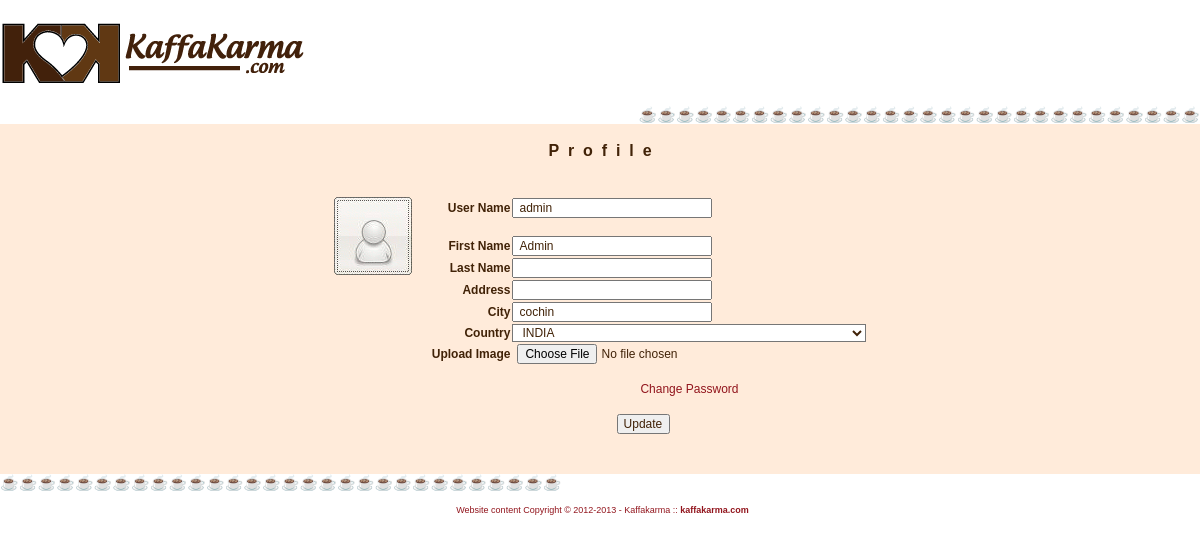
The app's page /profile.php (signed in) with its own data.
### tables this page shows
CREATE TABLE IF NOT EXISTS `users` (
  `id` int(10) unsigned NOT NULL AUTO_INCREMENT,
  `user_name` varchar(100) NOT NULL DEFAULT '',
  `userpassword` varchar(32) NOT NULL DEFAULT '',
  `usertype_id` tinyint(3) unsigned NOT NULL DEFAULT '3',
  `firstname` varchar(100) NOT NULL DEFAULT '',
  `lastname` varchar(100) NOT NULL DEFAULT '',
  `emailid` varchar(100) NOT NULL DEFAULT '',
  `address` varchar(255) DEFAULT NULL,
  `city_id` varchar(100) DEFAULT NULL,
  `state_id` int(10) unsigned DEFAULT NULL,
  `country_id` smallint(5) unsigned DEFAULT NULL,
  `ipaddress` varchar(16) DEFAULT NULL,
  `registrationdate` datetime NOT NULL,
  `lastlogin` datetime DEFAULT NULL,
  `userstatus_id` tinyint(3) unsigned NOT NULL DEFAULT '2',
  `image` varchar(255) DEFAULT NULL,
  `securityquestion_id` int(11) DEFAULT NULL,
  `answer` varchar(255) DEFAULT NULL,
  PRIMARY KEY (`id`),
  UNIQUE KEY `user_name` (`user_name`),
  KEY `usertype_id` (`usertype_id`),
  KEY `userstatus_id` (`userstatus_id`)
);

CREATE TABLE IF NOT EXISTS `cities` (
  `id` int(10) unsigned NOT NULL AUTO_INCREMENT,
  `city_name` varchar(100) NOT NULL DEFAULT '',
  `state_id` int(10) unsigned DEFAULT NULL,
  `country_id` int(10) unsigned DEFAULT NULL,
  PRIMARY KEY (`id`),
  UNIQUE KEY `country_id` (`country_id`,`state_id`,`city_name`),
  KEY `state_id` (`state_id`)
);

CREATE TABLE IF NOT EXISTS `countries` (
  `id` smallint(5) unsigned NOT NULL AUTO_INCREMENT,
  `country` varchar(100) NOT NULL,
  `country_name` varchar(100) NOT NULL,
  `iso2` char(2) NOT NULL,
  `iso3` char(3) DEFAULT NULL,
  `numericcode` smallint(6) DEFAULT NULL,
  PRIMARY KEY (`id`),
  UNIQUE KEY `country_name` (`country_name`),
  UNIQUE KEY `iso2` (`iso2`)
);

### profile.php (called while the page is built, shortened)
<?php session_start();
$current_url = $_SERVER['PHP_SELF'];
require(ROOT_PATH.'include/class/class_gspage/class_gspage.php');
$page = new gsPage;
    $page->current_url = $current_url;
    $page->title = "Kaffakarma.com";
    $page->page_name = 'profile';
    $page->layout = 'default.html';
    $page->conf_list = array("conf.php");
    $page->menuconf_list = array("menu_conf.php");
    $page->connection_list = array("connection.php",);
    $page->function_list = array("functions.php","image.php");
    $page->class_list = array("class_user.php","class_city.php","class_country.php","class_image.php");
    $index=0;
    $content_list[$index]['file_name']='inc_language.php';
    $content_list[$index]['var_name']='language';
    $index++;
    $content_list[$index]['file_name']='inc_menu.php';
    $content_list[$index]['var_name']='menu';
    $page->content_list = $content_list;
    $page->plugin_path = 'plugins/user/';
    $page->plugin = 'profile';
    $page->get_plugin();
?>

### plugins/user/profile/conf/profile.php (called while the page is built, shortened)
<?php
$CAP_pagecaption = "P&nbsp;&nbsp;r&nbsp;&nbsp;o&nbsp;&nbsp;f&nbsp;&nbsp;i&nbsp;&nbsp;l&nbsp;&nbsp;e";
$CAP_username = "User Name";
$CAP_firstname = "First Name";
$CAP_lastname = "Last Name";
$CAP_address = "Address";
$CAP_city = "City";
$CAP_country = "Country";
$CAP_upload_image = "Upload Image";
$CAP_LIN_change_password = "Change Password";
$LIN_file_name_change_password = "change_passwd.php";
$CAP_OBJ_update = "Update";
?>

### plugins/user/profile/code/profile.php (called while the page is built, shortened)
<?php
 $myuser = new User();
 $myuser->connection = $myconnection;
 $myuser->usertype_id = $_SESSION[SESSION_TITLE.'usertypeid'];
 $mycity = new City();
 $mycity->connection = $myconnection;
 $mycountry = new country($myconnection);
 $mycountry->connection = $myconnection;
 $data_country = $mycountry->get_list_array();
$myuser->id = $_SESSION[SESSION_TITLE.'userid'];
$data_user = $myuser->get_detail();
$image = $myuser->image;
if ( $myuser->image != "" ) {
    $ext = explode('.', $myuser->image);
    $ext = $ext[count($ext)-1];
    $user_image = USER_DIR . $myuser->id . '.' . $ext;
}else{
    $user_image = USER_DIR . 'user.gif';
}
if ( $myuser->city_id != "" ){
    $mycity->id = $myuser->city_id;
    $mycity->get_detail();
    $city_name = $mycity->city_name;
}
 ?>

### include/class/class_user/class_user.php (called while the page is built, shortened)
<?php
class User {
    var $connection;
    var $id = gINVALID;
    function User ( $id="",$uname="",$pass="",$connection="",$usertype_id = USERTYPE_REGISTERED_USER,$userstatus_id = USERSTATUS_TO_BE_ACTIVATED ){
        $this->id = $id;
        $this->connection=$connection;
    }
    function get_detail(){
        $strSQL = "SELECT * FROM users WHERE id = ".$this->id;
        $rsRES = mysql_query($strSQL,$this->connection) or die(mysql_error(). $strSQL );
        if ( mysql_num_rows($rsRES) > 0 ){
                $this->id = mysql_result($rsRES,0,'id');
                $this->user_name = mysql_result($rsRES,0,'user_name');
                $this->firstname = mysql_result($rsRES,0,'firstname');
                $this->lastname = mysql_result($rsRES,0,'lastname');
                $this->address = mysql_result($rsRES,0,'address');
                $this->city_id = mysql_result($rsRES,0,'city_id');
                $this->image = mysql_result($rsRES,0,'image');
                return true;
        }
        else{
            return false;
        }
    }
}
?>

### include/class/class_city/class_city.php (called while the page is built, shortened)
<?php
class City {
    var $connection;
    var $id = gINVALID;
function get_detail(){
    $strSQL = "SELECT C.id AS id,C.city_name AS city_name,C.state_id AS state_id,S.state_name AS state_name,";
    $strSQL .= "C.country_id AS country_id, CO.country_name AS country_name ";
    $strSQL .= "FROM ((cities C LEFT JOIN countries CO ON C.country_id = CO.id) ";
    $strSQL .= " LEFT JOIN states S ON C.state_id = S.id ) WHERE ";
    $strSQL .= " C.id = '".$this->id."'";
    $rsRES = mysql_query($strSQL,$this->connection) or die ( mysql_error() . $strSQL );
    if ( mysql_num_rows($rsRES) > 0 ){
        $this->id = mysql_result($rsRES,0,'id');
        $this->city_name = mysql_result($rsRES,0,'city_name');
        $this->state_id = mysql_result($rsRES,0,'state_id');
        $this->state_name = mysql_result($rsRES,0,'state_name');
        $this->country_id = mysql_result($rsRES,0,'country_id');
        $this->country_name = mysql_result($rsRES,0,'country_name');
        $cities = array();$i=0;
        $cities[$i]["id"] =  $this->id;
        $cities[$i]["city_name"] = $this->city_name;
        $cities[$i]["state_id"] = $this->state_id;
        $cities[$i]["state_name"] = $this->state_name;
        $cities[$i]["country_id"] = $this->country_id;
        $cities[$i]["country_name"] = $this->country_name;
        return $cities ;
    }else{
        $this->error_number = 2;
        $this->error_description="Contact administrator to get its details";
        return false;
    }
}
}
?>

### include/class/class_country/class_country.php (called while the page is built, shortened)
<?php
class country {
    var $connection;
function country($connection){
    $this->connection = $connection;
}
function get_list_array(){
        $countries = array();$i=0;
        $strSQL = "SELECT id,country_name,country,iso2,iso3,numericcode FROM countries ORDER BY country_name";
        $rsRES = mysql_query($strSQL,$this->connection) or die(mysql_error(). $strSQL );
        if ( mysql_num_rows($rsRES) > 0 ){
        while ( list ($id,$country_name,$country,$iso2,$iso3,$numericcode) = mysql_fetch_row($rsRES) ){
              $countries[$i]["id"] = $id;
              $countries[$i]["country_name"] = $country_name;
              $countries[$i]["country"] = $country;
              $countries[$i]["iso2"] = $iso2;
              $countries[$i]["iso3"] = $iso3;
              $countries[$i]["numericcode"] = $numericcode;
              $i++;
        }
        return $countries;
        }
        else{
        $this->error_number = 4;
        $this->error_description="Can't list countries";
        return false;
        }
}
}
?>

### include/functions/functions.php (the view, shortened to what this page needs)
<?php
function populate_list_array($objname, $array_list, $value_array, $display_array, $defaultvalue=-1,$disable=false){
?>
<select  name="<?php echo $objname; ?>" <?php if ($disable == true){?> disabled="true"<?php } ?> >
	<?php foreach ($array_list as $value) { ?><option <?php if( $defaultvalue == $value[$value_array]){ ?> selected="selected"<?php } ?> value="<?php echo $value[$value_array]; ?>"><?php echo $value[$display_array]; ?></option>
	<?php }  ?>
</select>
<?php }
?>

### plugins/user/profile/form/profile.php (shortened to what this page needs)
<br /> <form  name="frmfeedback" method="post" action="<?php echo $current_url; ?>" onsubmit="return validate_prof(frmfeedback);" enctype="multipart/form-data">
            <table align="center" border="0" cellpadding="0" cellspacing="4" style="width:550px;" >
                <tr>
                    <td colspan="2" align="center" class="page_caption">
                    <?php echo $CAP_pagecaption ?>
                    </td>
                </tr>
                <tr>
                    <td colspan="2" align="center" class="errormessage">
                        if(isset($strERR)) echo $strERR;?><br /><br />
                    </td>
                </tr>
                <tr>
                    <td valign="top" align="right">
                        <img  src="<?php echo$user_image?>" height="80px" align="right">
                    </td>
                    <td>
                        <TABLE style="width:450px;" align="center">
                            <tr>
                                <td style="width:30%" align="right">
                                    <b><?php echo $CAP_username ?> </b>
                                </td>
                                <td >
                                    <input readonly="true" style="width:200px;" align = "center" type="text" name="txtusername" value="<?php if(isset($_POST['txtusername'])){echo $_POST['txtusername'];}else{echo $myuser->user_name;}?>"  >
                                </td>
                            </tr>
                            <tr>
                                <td style="width:30%" align="right" >&nbsp;</td>
                                <td >&nbsp;</td>
                            </tr>
                            <tr>
                                <td style="width:30%" align="right">
                                    <b><?php echo $CAP_firstname ?> </b>
                                </td>
                                <td >
                                    <input style="width:200px;" align = "center" type="text" name="txtfirstname" value="<?php if(isset($_POST['txtfirstname'])){echo $_POST['txtfirstname'];}else{echo $myuser->firstname;}?>"  >
                                </td>
                            </tr>
                            <tr>
                                <td style="width:30%" align="right">
                                    <b><?php echo $CAP_lastname ?> </b>
                                </td>
                                <td >
                                    <input style="width:200px;" align = "center" type="text" name="txtlastname" value="<?php if(isset($_POST['txtlastname'])){echo $_POST['txtlastname'];}else{echo $myuser->lastname;}?>"  >
                                </td>
                            </tr>
                            <tr>
                                <td style="width:30%" align="right">
                                    <b><?php echo $CAP_address ?> </b>
                                </td>
                                <td >
                                    <input style="width:200px;" align = "center" type="text" name="txtaddress" value="<?php if(isset($_POST['txtaddress'])){echo $_POST['txtaddress'];}else{echo $myuser->address;}?>"  >
                                </td>
                            </tr>
                            <tr>
                                <td style="width:30%" align="right">
                                    <b><?php echo $CAP_city ?> </b>
                                </td>
                                <td >
                                    <input style="width:200px;" align = "center" type="text" name="txtcity" value="<?php if(isset($_POST['txtcity'])){echo $_POST['txtcity'];}else{echo $city_name;}?>"  >
                                </td>
                            </tr>
                            <tr>
                                <td style="width:30%" align="right">
                                    <b><?php echo $CAP_country ?></b>
                                </td>
                                <td >
                                    <?php
                                    if(isset($_POST['lstcountry'])){$countryid = $_POST['lstcountry'];}else{$countryid = $myuser->country_id;}
                                    populate_list_array("lstcountry", $data_country, "id", "country", $defaultvalue=$countryid,$disable=false);
                                    ?>
                                </td>
                            </tr>
                                <?php if ( $image == "" ) {?>
                                <tr>
                                <td style="width:30%" align="right" >
                                    <b><?php echo $CAP_upload_image ?> </b>
                                </td>
                                <td colspan="2"><input type="file" name="fleimage" id="fleimage" size="30" /></td>
                                </tr>
                                <?php }?>
                            <tr>
                                <td style="width:30%" align="right" >&nbsp;</td>
                                <td >&nbsp;</td>
                            </tr>
                            <tr>
                                <td style="width:30%" align="right" >&nbsp;</td>
                                <td align="center" ><A href="<?php echo $LIN_file_name_change_password ?>" name="change password"><?php echo $CAP_LIN_change_password ?></A></td>
                            </tr>
                            <tr>
                                <td style="width:30%" align="right" >&nbsp;</td>
                                <td >&nbsp;</td>
                            </tr>
                            <tr>
                                <td colspan="2" align="center"><input type="submit" name="submit" value="<?php echo $CAP_OBJ_update ?>" onClick="return validate_prof(frmfeedback);">
                                </td>
                            </tr>
                        </TABLE>
                    </td>
                </tr>
                <tr>
                    <td colspan="2" align="center"><br />
                    </td>
                </tr>
            </table>
            </form>

### css/default.css (style rules this page uses)
body,div,p,td,h1,h2,h3 { color:#412207;font-family:Verdana,Arial,sans-serif;font-size:12px;margin:0;padding:0; }
ul,li,input { color:#412207;font-family:Verdana,Arial,sans-serif;font-size:12px;margin:0;padding-left:5px; }
input[text],select,textarea { background-color:#FFFFFF; color:#412207;font-family:Verdana,Arial,sans-serif;font-size:12px;margin:0;padding-left:5px; }
body { background-image: url(../images/page_bg.jpg); background-color:#FFFFFF; margin-bottom:0px; margin-left:0px; margin-right:0px; margin-top:0px; }
a { color:#92151D; text-decoration: none; }
#maintable { width:100%; height:400px; border:0px; padding:0px; }
#footer { color:#92151D; text-align:center; height:25px; vertical-align:middle; font-size:9px; }
#footer a { color:#92151D; text-decoration: none; font-weight:bold; font-size:9px; }
.page_caption { font-weight : bold; text-align:center; font-size:16px; }
.errormessage { font-weight : bold; text-align:center; color:#92151D; }

### records on screen
users: txtusername "admin", txtfirstname "Admin", lstcountry "INDIA"
cities: txtcity "cochin"

### other values on screen
$CAP_pagecaption "P r o f i l e"
$CAP_username "User Name"
$CAP_firstname "First Name"
$CAP_lastname "Last Name"
$CAP_address "Address"
$CAP_city "City"
$CAP_country "Country"
$CAP_upload_image "Upload Image"
$CAP_LIN_change_password "Change Password"
